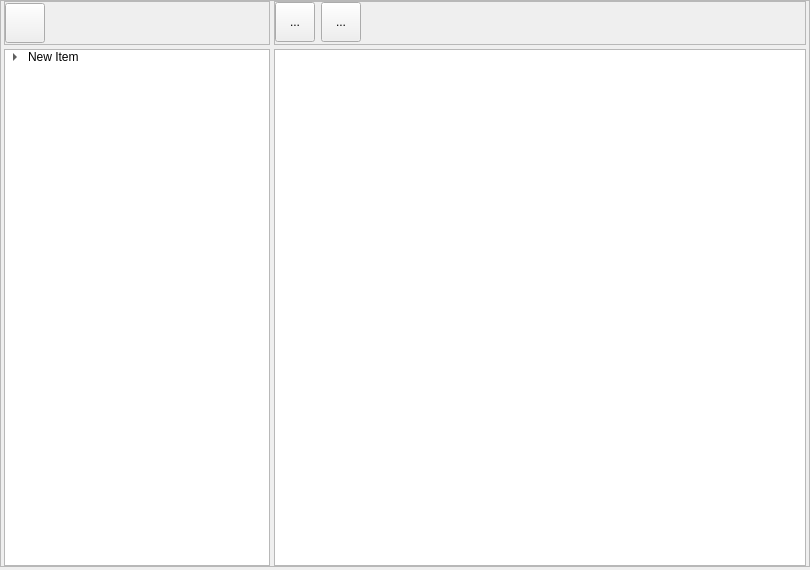
<?xml version="1.0" encoding="UTF-8"?>
<ui version="4.0">
 <class>OpcBrowseWidget</class>
 <widget class="QWidget" name="OpcBrowseWidget">
  <property name="geometry">
   <rect>
    <x>0</x>
    <y>0</y>
    <width>810</width>
    <height>570</height>
   </rect>
  </property>
  <property name="sizePolicy">
   <sizepolicy hsizetype="MinimumExpanding" vsizetype="MinimumExpanding">
    <horstretch>0</horstretch>
    <verstretch>0</verstretch>
   </sizepolicy>
  </property>
  <property name="windowTitle">
   <string>Form</string>
  </property>
  <layout class="QVBoxLayout" name="verticalLayout">
   <property name="spacing">
    <number>3</number>
   </property>
   <property name="leftMargin">
    <number>0</number>
   </property>
   <property name="topMargin">
    <number>0</number>
   </property>
   <property name="rightMargin">
    <number>0</number>
   </property>
   <property name="bottomMargin">
    <number>0</number>
   </property>
   <item>
    <widget class="QFrame" name="frGridMain">
     <property name="frameShape">
      <enum>QFrame::Shape::StyledPanel</enum>
     </property>
     <property name="frameShadow">
      <enum>QFrame::Shadow::Raised</enum>
     </property>
     <layout class="QGridLayout" name="gridLayout" columnstretch="1,2">
      <property name="leftMargin">
       <number>3</number>
      </property>
      <property name="topMargin">
       <number>0</number>
      </property>
      <property name="rightMargin">
       <number>3</number>
      </property>
      <property name="bottomMargin">
       <number>0</number>
      </property>
      <property name="spacing">
       <number>4</number>
      </property>
      <item row="0" column="0">
       <widget class="QFrame" name="frButtonsTree">
        <property name="minimumSize">
         <size>
          <width>0</width>
          <height>20</height>
         </size>
        </property>
        <property name="frameShape">
         <enum>QFrame::Shape::StyledPanel</enum>
        </property>
        <property name="frameShadow">
         <enum>QFrame::Shadow::Raised</enum>
        </property>
        <layout class="QHBoxLayout" name="horizontalLayout_2">
         <property name="leftMargin">
          <number>0</number>
         </property>
         <property name="topMargin">
          <number>0</number>
         </property>
         <property name="rightMargin">
          <number>0</number>
         </property>
         <property name="bottomMargin">
          <number>0</number>
         </property>
         <item>
          <widget class="QToolButton" name="tbRefreshOPCList">
           <property name="minimumSize">
            <size>
             <width>40</width>
             <height>40</height>
            </size>
           </property>
           <property name="maximumSize">
            <size>
             <width>40</width>
             <height>40</height>
            </size>
           </property>
           <property name="toolTip">
            <string>Обновить список серверов</string>
           </property>
           <property name="text">
            <string/>
           </property>
           <property name="icon">
            <iconset resource="res.qrc">
             <normaloff>:/img/icons/refresh-cw.svg</normaloff>:/img/icons/refresh-cw.svg</iconset>
           </property>
           <property name="iconSize">
            <size>
             <width>30</width>
             <height>30</height>
            </size>
           </property>
          </widget>
         </item>
         <item>
          <spacer name="horizontalSpacer_2">
           <property name="orientation">
            <enum>Qt::Orientation::Horizontal</enum>
           </property>
           <property name="sizeHint" stdset="0">
            <size>
             <width>40</width>
             <height>20</height>
            </size>
           </property>
          </spacer>
         </item>
        </layout>
       </widget>
      </item>
      <item row="0" column="1">
       <widget class="QFrame" name="frButtonsTable">
        <property name="frameShape">
         <enum>QFrame::Shape::StyledPanel</enum>
        </property>
        <property name="frameShadow">
         <enum>QFrame::Shadow::Raised</enum>
        </property>
        <layout class="QHBoxLayout" name="horizontalLayout">
         <property name="leftMargin">
          <number>0</number>
         </property>
         <property name="topMargin">
          <number>0</number>
         </property>
         <property name="rightMargin">
          <number>0</number>
         </property>
         <property name="bottomMargin">
          <number>2</number>
         </property>
         <item>
          <widget class="QToolButton" name="tbRefreshOPCTags">
           <property name="minimumSize">
            <size>
             <width>40</width>
             <height>40</height>
            </size>
           </property>
           <property name="maximumSize">
            <size>
             <width>40</width>
             <height>40</height>
            </size>
           </property>
           <property name="text">
            <string>...</string>
           </property>
           <property name="icon">
            <iconset resource="res.qrc">
             <normaloff>:/img/icons/refresh-cw.svg</normaloff>:/img/icons/refresh-cw.svg</iconset>
           </property>
           <property name="iconSize">
            <size>
             <width>30</width>
             <height>30</height>
            </size>
           </property>
          </widget>
         </item>
         <item>
          <widget class="QToolButton" name="tbClearTagsList">
           <property name="minimumSize">
            <size>
             <width>40</width>
             <height>40</height>
            </size>
           </property>
           <property name="maximumSize">
            <size>
             <width>40</width>
             <height>40</height>
            </size>
           </property>
           <property name="toolTip">
            <string>Очистить все</string>
           </property>
           <property name="text">
            <string>...</string>
           </property>
           <property name="icon">
            <iconset resource="res.qrc">
             <normaloff>:/img/icons/x-square.svg</normaloff>:/img/icons/x-square.svg</iconset>
           </property>
           <property name="iconSize">
            <size>
             <width>30</width>
             <height>30</height>
            </size>
           </property>
          </widget>
         </item>
         <item>
          <spacer name="horizontalSpacer">
           <property name="orientation">
            <enum>Qt::Orientation::Horizontal</enum>
           </property>
           <property name="sizeHint" stdset="0">
            <size>
             <width>40</width>
             <height>20</height>
            </size>
           </property>
          </spacer>
         </item>
        </layout>
       </widget>
      </item>
      <item row="1" column="1">
       <widget class="QTableWidget" name="tblOPCTags">
        <property name="styleSheet">
         <string notr="true"/>
        </property>
       </widget>
      </item>
      <item row="1" column="0">
       <widget class="QTreeWidget" name="twOPCServers">
        <property name="rootIsDecorated">
         <bool>true</bool>
        </property>
        <property name="sortingEnabled">
         <bool>false</bool>
        </property>
        <property name="wordWrap">
         <bool>true</bool>
        </property>
        <attribute name="headerVisible">
         <bool>false</bool>
        </attribute>
        <attribute name="headerHighlightSections">
         <bool>true</bool>
        </attribute>
        <column>
         <property name="text">
          <string>1</string>
         </property>
        </column>
        <column>
         <property name="text">
          <string>2</string>
         </property>
        </column>
        <item>
         <property name="text">
          <string>New Item</string>
         </property>
         <item>
          <property name="text">
           <string>New Subitem</string>
          </property>
         </item>
         <item>
          <property name="text">
           <string>New Item</string>
          </property>
         </item>
         <item>
          <property name="text">
           <string>New Item</string>
          </property>
         </item>
        </item>
       </widget>
      </item>
     </layout>
    </widget>
   </item>
   <item>
    <widget class="QFrame" name="frOPCConsole">
     <property name="maximumSize">
      <size>
       <width>16777215</width>
       <height>150</height>
      </size>
     </property>
     <property name="frameShape">
      <enum>QFrame::Shape::StyledPanel</enum>
     </property>
     <property name="frameShadow">
      <enum>QFrame::Shadow::Raised</enum>
     </property>
    </widget>
   </item>
  </layout>
 </widget>
 <resources>
  <include location="res.qrc"/>
 </resources>
 <connections/>
</ui>
